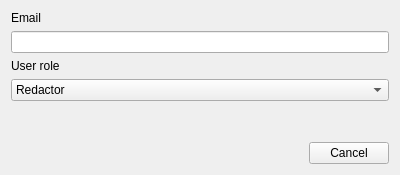
<?xml version="1.0" encoding="UTF-8"?>
<ui version="4.0">
 <class>ShareDialog</class>
 <widget class="QWidget" name="ShareDialog">
  <property name="geometry">
   <rect>
    <x>0</x>
    <y>0</y>
    <width>400</width>
    <height>175</height>
   </rect>
  </property>
  <property name="minimumSize">
   <size>
    <width>400</width>
    <height>0</height>
   </size>
  </property>
  <property name="windowTitle">
   <string>Share project</string>
  </property>
  <layout class="QVBoxLayout" name="verticalLayout">
   <item>
    <widget class="QLabel" name="label">
     <property name="text">
      <string>Email</string>
     </property>
    </widget>
   </item>
   <item>
    <widget class="QLineEdit" name="email"/>
   </item>
   <item>
    <widget class="QLabel" name="label_2">
     <property name="text">
      <string>User role</string>
     </property>
    </widget>
   </item>
   <item>
    <widget class="QComboBox" name="role">
     <item>
      <property name="text">
       <string>Redactor</string>
      </property>
     </item>
     <item>
      <property name="text">
       <string>Commentator</string>
      </property>
     </item>
    </widget>
   </item>
   <item>
    <spacer name="verticalSpacer">
     <property name="orientation">
      <enum>Qt::Vertical</enum>
     </property>
     <property name="sizeHint" stdset="0">
      <size>
       <width>20</width>
       <height>40</height>
      </size>
     </property>
    </spacer>
   </item>
   <item>
    <widget class="QDialogButtonBox" name="buttons">
     <property name="standardButtons">
      <set>QDialogButtonBox::Cancel</set>
     </property>
    </widget>
   </item>
  </layout>
 </widget>
 <resources/>
 <connections/>
</ui>
